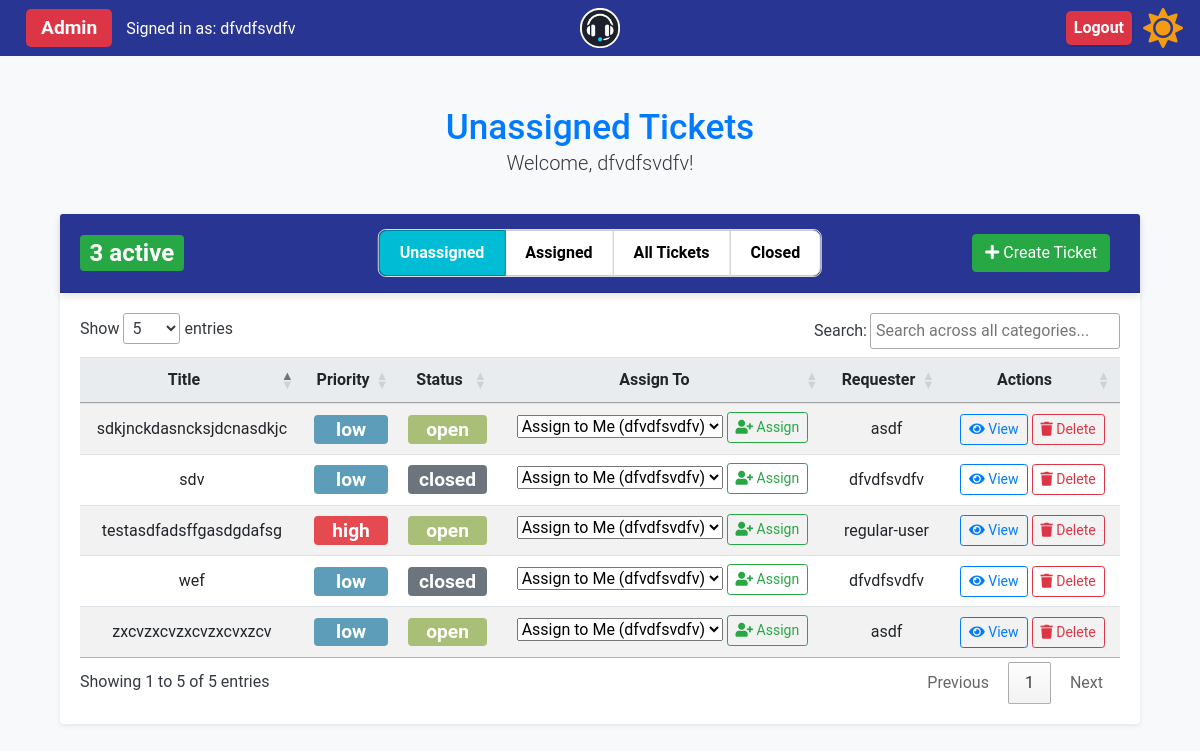
The app's page /unassigned_tickets (signed in), older data.
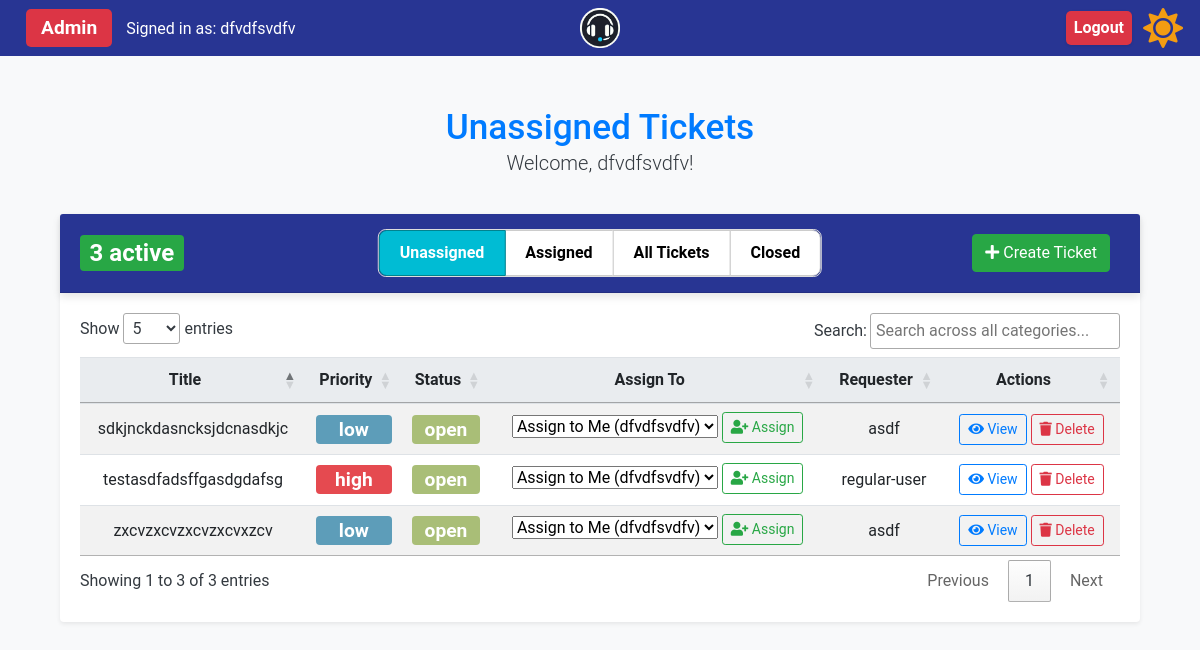
The same page, newer data.
### app/models.py (models this page shows, shortened)
class Ticket(db.Model):
    id = db.Column(db.Integer, primary_key=True)
    title = db.Column(db.String(150), nullable=False)
    description = db.Column(db.Text, nullable=False)
    status = db.Column(db.String(50), nullable=False)
    priority = db.Column(db.String(50), nullable=False)
    created_at = db.Column(db.DateTime, default=lambda: datetime.now(timezone.utc))
    updated_at = db.Column(
        db.DateTime,
        default=lambda: datetime.now(timezone.utc),
        onupdate=lambda: datetime.now(timezone.utc),
    )
    assigned_to = db.Column(db.Integer, db.ForeignKey("user.id"))
    user_id = db.Column(db.Integer, db.ForeignKey("user.id"))
    creator = db.relationship(
        "User",
        foreign_keys=[user_id],
        back_populates="created_tickets",
        overlaps="assigned_tickets,comments",
    )
    assignee = db.relationship(
        "User",
        foreign_keys=[assigned_to],
        back_populates="assigned_tickets",
        overlaps="created_tickets,comments",
    )
    ticket_comments = db.relationship("Comment", back_populates="ticket")

class User(UserMixin, db.Model):
    id = db.Column(db.Integer, primary_key=True)
    name = db.Column(db.String(150), nullable=False)
    email = db.Column(db.String(150), unique=True, nullable=False)
    password_hash = db.Column(db.String(150), nullable=False)
    role = db.Column(db.String(50), nullable=False)
    created_tickets = db.relationship(
        "Ticket",
        foreign_keys="Ticket.user_id",
        back_populates="creator",
        overlaps="assigned_tickets,comments",
    )
    assigned_tickets = db.relationship(
        "Ticket",
        foreign_keys="Ticket.assigned_to",
        back_populates="assignee",
        overlaps="created_tickets,comments",
    )
    user_comments = db.relationship(
        "Comment", back_populates="commenter", overlaps="commenter,comments"
    )

### app/routes.py (the view, shortened to what this page needs)
@bp.route("/unassigned_tickets", methods=["GET", "POST"])
@login_required
def unassigned_tickets():
    if current_user.role != "support" and current_user.role != "admin":
        flash("Only support staff and admins can view this page.", "warning")
        return redirect(url_for("main.all_tickets"))
    unassigned_tickets = Ticket.query.filter_by(assigned_to=None).all()
    print(f"Unassigned tickets: {unassigned_tickets}")
    support_staff = User.query.filter(User.role.in_(["admin", "support"])).all()
    return render_template(
        "unassigned_tickets.html",
        unassigned_tickets=unassigned_tickets,
        support_staff=support_staff,
        view="unassigned",
    )

### app/__init__.py (called while the page is built)
def create_app(config=None):
    app = Flask(__name__, instance_relative_config=True)
    if config:
        app.config.from_object(config)
    else:
        app.config.from_pyfile("config.py")  # Default to development config
    db.init_app(app)
    login_manager.init_app(app)
    migrate.init_app(app, db)
    csrf.init_app(app)  # Initialize CSRF protection with the app
    moment.init_app(app)  # Initialize Flask-Moment with the app
    from .models import User  # Ensure User model is correctly defined
    @login_manager.user_loader
    def load_user(user_id):
        return User.query.get(int(user_id))
    from .routes import bp  # Ensure bp is defined as a Blueprint in routes.py
    app.register_blueprint(bp)
    return app

### app/templates/unassigned_tickets.html (shortened to what the changed rows need)
{% extends "base.html" %}
{% block content %}
<div class="container mt-5">
  <div class="row mb-2">
    <div class="col-12 text-center">
      <h2 class="text-primary mb-0">Unassigned Tickets</h2>
    </div>
  </div>
  <div class="card shadow-sm">
    <div class="card-header bg-primary text-white d-flex justify-content-between align-items-center position-relative">
      <div class="d-flex align-items-center">
      </div>
      <div class="toggle-buttons">
      </div>
      <div class="ms-auto">
      </div>
    </div>
    <div class="card-body">
      <table id="tickets-table" class="table table-striped table-hover">
        <thead>
          <tr>
            <th class="text-center">Title</th>
            <th class="text-center">Priority</th>
            <th class="text-center">Status</th>
            {% if current_user.role == 'admin' %}
            <th class="text-center">Assign To</th>
            {% endif %}
            <th class="text-center">Requester</th>
            <th class="text-center">Actions</th>
          </tr>
        </thead>
        <tbody>
          {% if unassigned_tickets|length == 0 %}
          <tr>
            <td class="text-center">-</td>
            <td class="text-center">-</td>
            <td class="text-center">-</td>
            {% if current_user.role == 'admin' %}
            <td class="text-center">-</td>
            {% endif %}
            <td class="text-center">-</td>
            <td class="text-center">No tickets available</td>
          </tr>
          {% else %}
          {% for ticket in unassigned_tickets %}
          <tr>
            <td class="text-center">{{ ticket.title }}</td>
            <td class="text-center">
              <span class="badge dashboard-badge priority-{{ ticket.priority }}">
                  {{ ticket.priority }}
              </span>
          </td>
          <td class="text-center">
            <span class="badge dashboard-badge status-{{ ticket.status }}">
              {{ ticket.status }}
              </span>
          </td>
            {% if current_user.role == 'admin' %}
            <td class="text-center">
              <form method="POST" action="{{ url_for('main.unassigned_tickets') }}">
                <select name="assigned_to" class="form-select form-select-sm mb-2 assign-to-dropdown">
                  <option value="{{ current_user.id }}">
                    Assign to Me ({{ current_user.name }})
                  </option>
                </select>
                <button type="submit" class="btn btn-outline-success btn-sm">
                  <i class="fas fa-user-plus"></i> Assign
                </button>
              </form>
            </td>
            {% endif %}
            <td class="text-center">{{ ticket.creator.name }}</td>
            <td class="text-center">
              <a href="{{ url_for('main.ticket_details', ticket_id=ticket.id) }}" class="btn btn-outline-primary btn-sm">
                <i class="fas fa-eye"></i> View
              </a>
              {% if current_user.role == 'admin' %}
              <form method="POST" action="{{ url_for('main.delete_ticket', ticket_id=ticket.id) }}" style="display: inline" onsubmit="return confirm('Are you sure you want to delete this ticket?');">
                <button type="submit" class="btn btn-outline-danger btn-sm">
                  <i class="fas fa-trash"></i> Delete
                </button>
              </form>
              {% endif %}
            </td>
          </tr>
          {% endfor %}
          {% endif %}
        </tbody>
      </table>
    </div>
  </div>
</div>
{% endblock %}

Row changes from the older to the newer data that the page shows:
no longer on this page (row edited): Ticket: title "sdv", priority "low", status "closed", creator.name "dfvdfsvdfv"
no longer on this page (row edited): Ticket: title "wef", priority "low", status "closed", creator.name "dfvdfsvdfv"
Text that changed along with them:
text written by a page script: "Show entries Search: Showing 1 to 5 of 5 entries Previous 1 Next" → "Show entries Search: Showing 1 to 3 of 3 entries Previous 1 Next"
